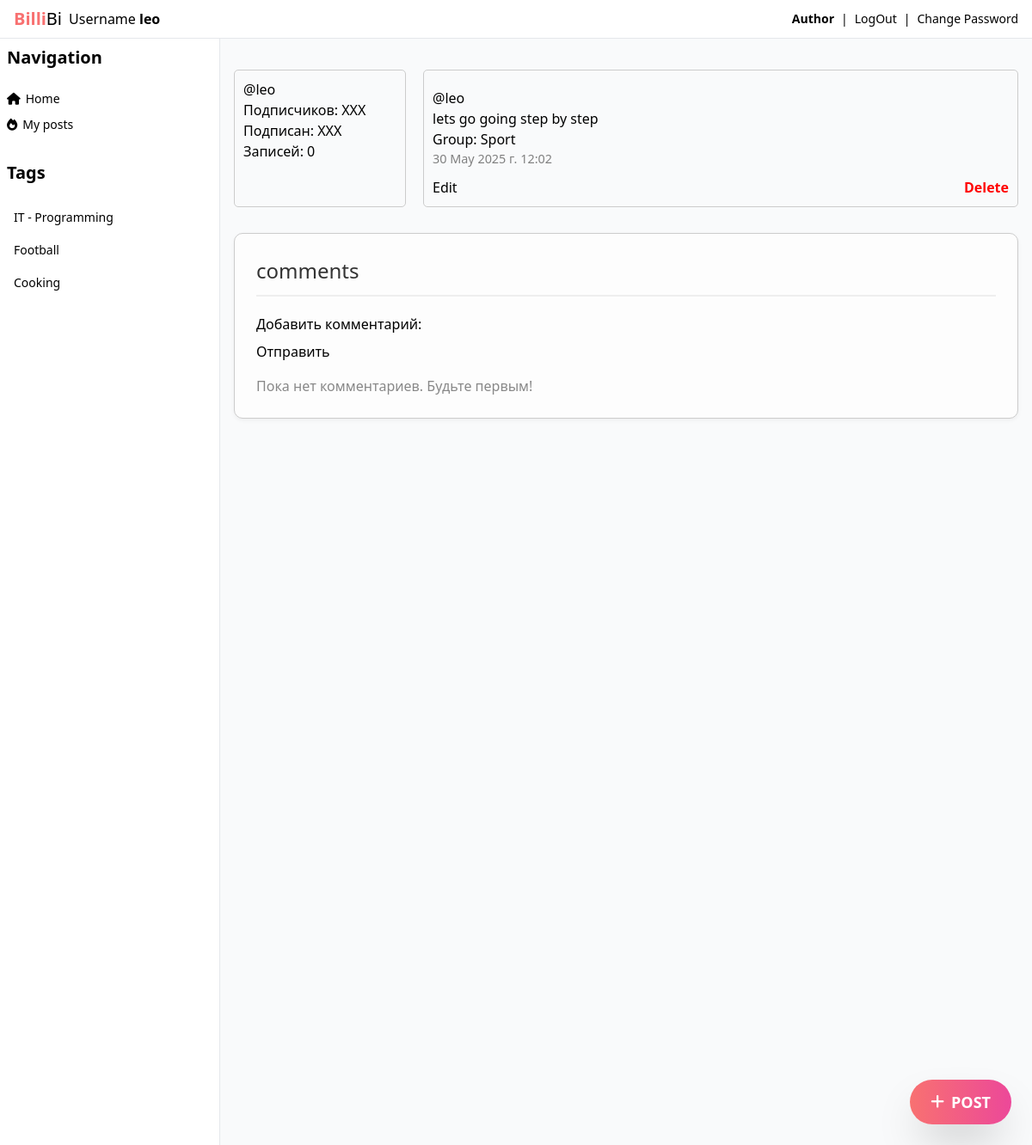
Page /76/post_detail/ (signed in) on the committed database.
### posts/models.py (models this page shows, shortened)
class Post(models.Model):
    text = models.TextField()
    pub_date = models.DateTimeField(auto_now_add=True)
    post_image = models.ImageField(
        'Img',
        upload_to='yatube/',
        blank=True,
        null=True,
        help_text='Upload your image if you want'
    )
    author = models.ForeignKey(
        User,
        on_delete=models.CASCADE,
        related_name='posts'
    )
    group = models.ForeignKey(
        "Group",
        on_delete=models.SET_NULL,
        blank=True,
        null=True
    )
    tag = models.ManyToManyField(Tag, through='PostTag')

class group(models.Model):
    title = models.CharField(max_length=200, validators=[validate_not_empty])
    slug = models.SlugField(max_length=200, unique=True)
    description = models.TextField()

### posts/views.py (the view)
    def check_user(request, *args, **kwargs,):
        if request.user.is_authenticated:
            return func(request, *args, **kwargs)
        return redirect('/auth/login/')

### posts/views.py (called while the page is built)
def authorized_only(func):
    def check_user(request, *args, **kwargs,):
        if request.user.is_authenticated:
            return func(request, *args, **kwargs)
        return redirect('/auth/login/')
    return check_user

@authorized_only
def post_detail(request, pk):
    post = Post.objects.get(pk=pk)
    comments = comment.objects.filter(post_id=pk)
    context = {
        'post': post,
        'comments': comments
    }
    return render(request, 'posts/post_detail.html', context)

### posts/templates/posts/post_detail.html (shortened to what this page needs)
{% extends 'posts/index.html' %}
{% load thumbnail %}
{% block content %}
<div class="container" style="display: flex; margin-top: 20px;">
  <div style="width: 200px; margin-right: 20px; border: 1px solid #ccc; padding: 10px; border-radius: 5px;">
    <h3>@{{ post.author }}</h3>
    <p>Подписчиков: XXX</p>
    <p>Подписан: XXX</p>
    <p>Записей: {{ posts|length }}</p>
  </div>
  <div style="flex: 1;">
    <div style="border: 1px solid #ccc; border-radius: 5px; padding: 10px;">
      <p style="margin-top: 10px;">
        <a>@{{ post.author.username }}</a><br>
        {{ post.text }}
      </p>
      {% if post.group %}
        <p>Group: {{ post.group.title }}</p>
      {% endif %}
      <p style="color: gray; font-size: 0.9em;">
        {{ post.pub_date|date:"d E Y г. H:i" }}
      </p>
      {% if request.user == post.author %}
        <div style="display: flex; justify-content: space-between; align-items: center; margin-top: 10px;">
          <a href="{% url 'posts_edit' post.id %}">Edit</a>
          <a href="#" style="color: red; font-weight: bold;">Delete</a>
        </div>
      {% endif %}
    </div>
  </div>
</div>
<div class="Comment" style="margin-top: 30px; padding: 25px; background-color: #fdfdfd; border: 1px solid #ccc; border-radius: 10px; box-shadow: 0 2px 5px rgba(0,0,0,0.05);">
  <h2 style="margin-bottom: 20px; font-size: 1.5em; border-bottom: 2px solid #eee; padding-bottom: 10px; color: #333;">comments</h2>
{% if user.is_authenticated %}
  <div class="card my-4">
    <h5 class="card-header">Добавить комментарий:</h5>
    <div class="card-body">
      <form method="post" action="{% url 'add_comment' post.id %}">
        <button type="submit" class="btn btn-primary">Отправить</button>
      </form>
    </div>
  </div>
{% endif %}
  {% for comment in comments %}
    <div class="media" style="padding: 15px 0; border-bottom: 1px solid #e5e5e5;">
      <div class="media-body">
        <h5 style="margin: 0 0 5px; font-size: 1em; color: #0073e6;">
          <a href="#" style="text-decoration: none; color: inherit;">
            {{ comment.author.username }}
          </a>
          <span style="color: #999; font-size: 0.85em; margin-left: 8px;">
            {{ comment.created|date:"d.m.Y H:i" }}
          </span>
        </h5>
        <p style="margin: 0; color: #444;">{{ comment.text }}</p>
      </div>
    </div>
  {% empty %}
    <p style="color: #888;">Пока нет комментариев. Будьте первым!</p>
  {% endfor %}
</div>
</div>
{% endblock %}

### posts/templates/posts/index.html (shortened to what this page needs)
{% load static %}
<!DOCTYPE html>
<html lang="en">
<head>
  <script src="https://cdn.tailwindcss.com"></script>
  <link rel="stylesheet" href="https://cdnjs.cloudflare.com/ajax/libs/font-awesome/6.7.2/css/all.min.css"/>
</head>
<body class="bg-gray-50">
  <header class="px-4 py-2 flex items-center justify-between border-b bg-white">
    <div class="flex items-center gap-2">
      <a href="{% url 'index' %}"><h1 class="text-xl"><span class="text-red-400 font-bold">Billi</span>Bi</h1></a>
      <h1>Username <strong>{{ user.username }}</strong></h1>
    </div>
    <div class="flex items-center gap-2 text-sm">
      <strong><h1><a href="{% url 'about:me' %}">Author</a></h1></strong>
      |
      <a href="{% url 'users:logged_out' %}">LogOut</a>
      |
        <a href="{% url 'users:password_change_form' %}">Change Password</a>
    </div>
  </header>
  <div class="flex">
    <aside id="sidebar" class="px-2 py-2 flex-col gap-2 text-center text-lg border-r w-64 h-screen bg-white hidden md:flex">
      <h1 class="text-xl text-left font-bold mb-4">Navigation</h1>
      <div class="flex flex-col gap-2.5">
        <a href="{% url 'index' %}" class="flex items-center gap-1.5 text-sm hover:text-red-500"><i class="fa-solid fa-home"></i>Home</a>
        <a href="/{{ user.id }}/posts/" class="flex items-center gap-1.5 text-sm hover:text-red-500"><i class="fa-solid fa-fire"></i>My posts</a>
      </div>
      {% load cache %}
      {% cache 20 Tags %}
        <h1 class="text-xl text-left font-bold mb-4 mt-6">Tags</h1>
        <div class="flex flex-col gap-2.5">
          <a href="{% url 'group_post' slug='IT' %}" class="transition-all duration-300 px-2 py-1 rounded-sm hover:bg-gray-100 text-left text-sm">IT - Programming {{ count_posts_it }}</a>
          <a href="{% url 'group_post' slug='Sport' %}" class="transition-all duration-300 px-2 py-1 rounded-sm hover:bg-gray-100 text-left text-sm">Football {{ count_posts_it }}</a>
          <a href="#" class="transition-all duration-300 px-2 py-1 rounded-sm hover:bg-gray-100 text-left text-sm">Cooking</a>
        </div>
      {% endcache %}
    </aside>
    <main class="grow p-4">
    {% block content %}{% endblock %}
  <a href="{% url 'post_create' %}"
  class="fixed bottom-6 right-6 bg-gradient-to-r from-red-400 to-pink-500 hover:from-red-500 hover:to-pink-600 text-white font-bold py-3 px-6 rounded-full shadow-2xl text-lg flex items-center gap-2 transition-all duration-300">
  <i class="fa-solid fa-plus"></i> POST
  </a>
</body>
</html>

### rows in the picture
Post: author "leo", author.username "leo", text "lets go going step by step", group "Sport", pub_date "30 May 2025 г. 12:02"

### other values in the picture
{{ user.username }} "leo"
{{ posts|length }} "0"
